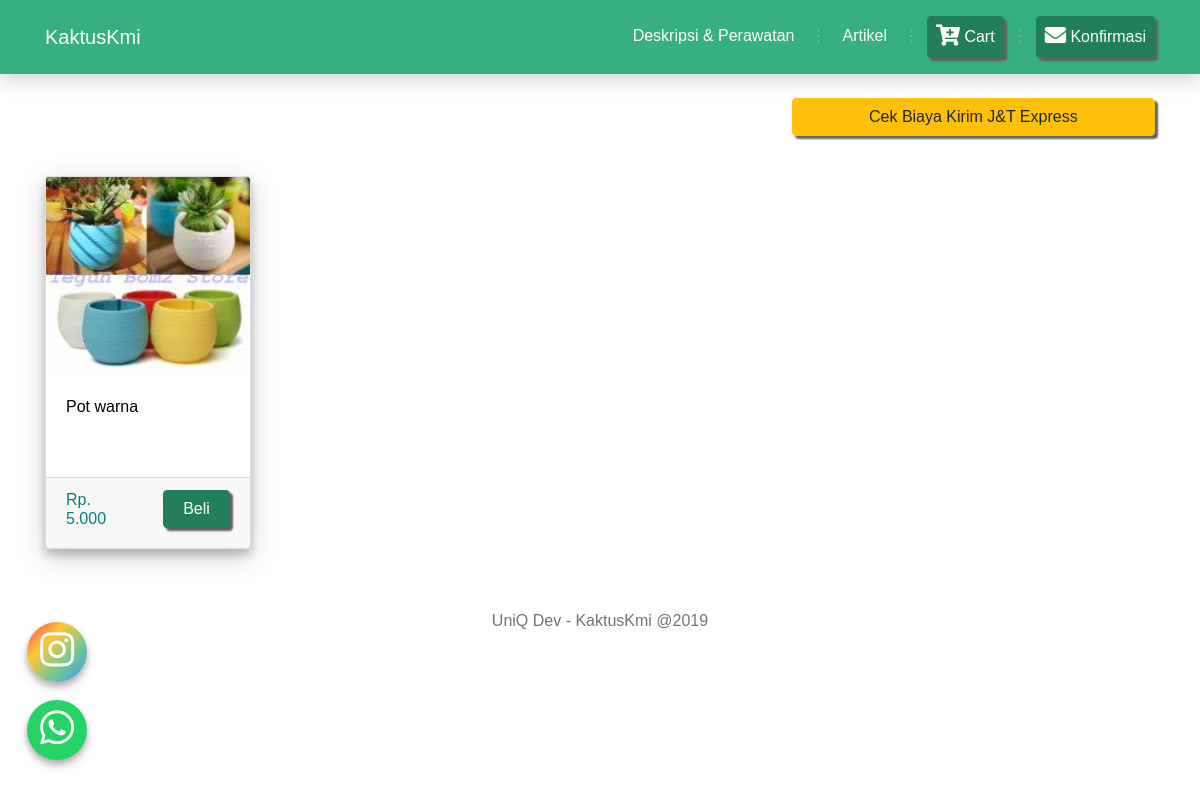
/index.php/marketplace/pot_product, run on the app's committed database.
### tables this page shows
CREATE TABLE `produk` (
  `kode_produk` char(5) NOT NULL,
  `nama_produk` varchar(50) NOT NULL,
  `harga_produk` int(11) NOT NULL,
  `stok_produk` int(3) NOT NULL,
  `diameter` int(3) NOT NULL,
  `tinggi` int(3) NOT NULL,
  `gambar` varchar(20) NOT NULL,
  `jenis_produk` varchar(30) NOT NULL,
  `catatan` varchar(50) NOT NULL,
  `tanggal` timestamp NOT NULL DEFAULT CURRENT_TIMESTAMP ON UPDATE CURRENT_TIMESTAMP
);

### application/controllers/Marketplace.php (called while the page is built, shortened)
<?php
    Class Marketplace extends CI_Controller
    {
        private $data;
        public function __construct()
        {
            $this->load->library('cart');
            $this->load->model('Marketplace_model');
            $this->load->model('Keranjang_Model');
            $this->load->model('cart_model');
            $this->load->library('pagination');
            $this->data['data'] = $this->cart_model->getcart();
            $this->data['judul'] = 'KaktusKmi';
        }
        public function pot_product()
        {
            $data['data'] = $this->Marketplace_model->getDataPot();
            $data['judul'] = 'Produk Pot Tanaman';
            $this->load->view('templates/header', $this->data);
            $this->load->view('marketplace/aksesoris/pot_product',$data);
            $this->load->view('templates/footer');
        }
    }
?>

### index.php (called while the page is built, shortened)
<?php
require_once BASEPATH.'core/CodeIgniter.php';

### application/models/Marketplace_model.php (called while the page is built, shortened)
<?php
    class Marketplace_model extends CI_Model{
        public function getDataPot(){
            $this->db->select("*");
            $this->db->from("produk");
            $this->db->where('jenis_produk = "Pot"');
            return $this->db->get()->result();
        }
    }
?>

### application/views/marketplace/aksesoris/pot_product.php (the view)
<section class="container">
	<form>
		<div class="form-row mt-4">
			<div class="form-group col-lg-8 col-md-12 col-sm-12">
			</div>
			<div class="form-group col-lg-4 col-md-12 col-sm-12">
				<a href="http://www.jet.co.id/tariff" class="btn btn-block btn-warning" target="_blank">Cek Biaya Kirim
					J&T Express</a>
			</div>
		</div>
	</form>
</section>
<section class="container">
	<div class="card-columns my-4">
		<?php
            foreach($data as $b){
				echo '
				<form method="post" action="'.base_url().'Marketplace/addToCartpot/'.$b->kode_produk.'" method="post" accept-charset="utf-8">
				<div class="card">
				<a href="' .base_url().'marketplace/detail_tanaman/'.$b->kode_produk.'"
					style="color:black; text-decoration: none;">
					<img src="'. base_url().'gambar/'.$b->gambar.'"
						class="card-img-top" style="height: 200px;" alt="...">
					<div class="card-body" style="height:100px;">
						<h6 class="card-title">'.$b->nama_produk.'</h6>
					</div>
				</a>
				<div class="card-footer">
				<div class="row">
				<div class="col-6">
				<input type="hidden" name="kode_barang" value="'.$b->kode_produk.'" />
					<p class="h6" style="color: teal;">Rp. '.number_format($b->harga_produk,0,",",".").'</p>
				</div>
				<div class="col-6">
					<button type="submit" class=" add_cart btn btn-block btn-success" ><i class="glyphicon glyphicon-shopping-cart" ></i> Beli</button>
				</div>
				</div>
				</div>
			</div>
			</form>
				';
            }
        ?>
	</div>
</section>
<section class="container my-5">
	<a href="https://www.instagram.com/fadh.leather/" class="float-ig" target="_blank">
		<i class="fab fa-instagram my-float"></i>
	</a>
	<a href="https://api.whatsapp.com/send?phone=6281804086665&text=Hola%21%20Quisiera%20m%C3%A1s%20informaci%C3%B3n%20sobre%20Varela%202."
		class="float" target="_blank">
		<i class="fab fa-whatsapp my-float"></i>
	</a>
</section>

### assets/css/style.css (style rules this page uses)
.float { position: fixed; width: 60px; height: 60px; bottom: 40px; left: 27px; background-color: #25d366; color: #FFF; border-radius: 50px; text-align: center; font-size: 39px; box-shadow: 0 3px 6px 0 rgba(0, 0, 0, 0.2), 0 6px 10px 0 rgba(0, 0, 0, 0.19); z-index: 100; }
.float-ig { position: fixed; width: 60px; height: 60px; bottom: 118px; left: 27px; background-image: linear-gradient(to bottom right, #fb3958, #ffc838, #6dc993, #458eff); color: #FFF; border-radius: 50px; text-align: center; font-size: 39px; box-shadow: 0 3px 6px 0 rgba(0, 0, 0, 0.2), 0 6px 10px 0 rgba(0, 0, 0, 0.19); z-index: 100; }

### data on the page
produk: gambar (picture), nama_produk "Pot warna", harga_produk "5.000"
